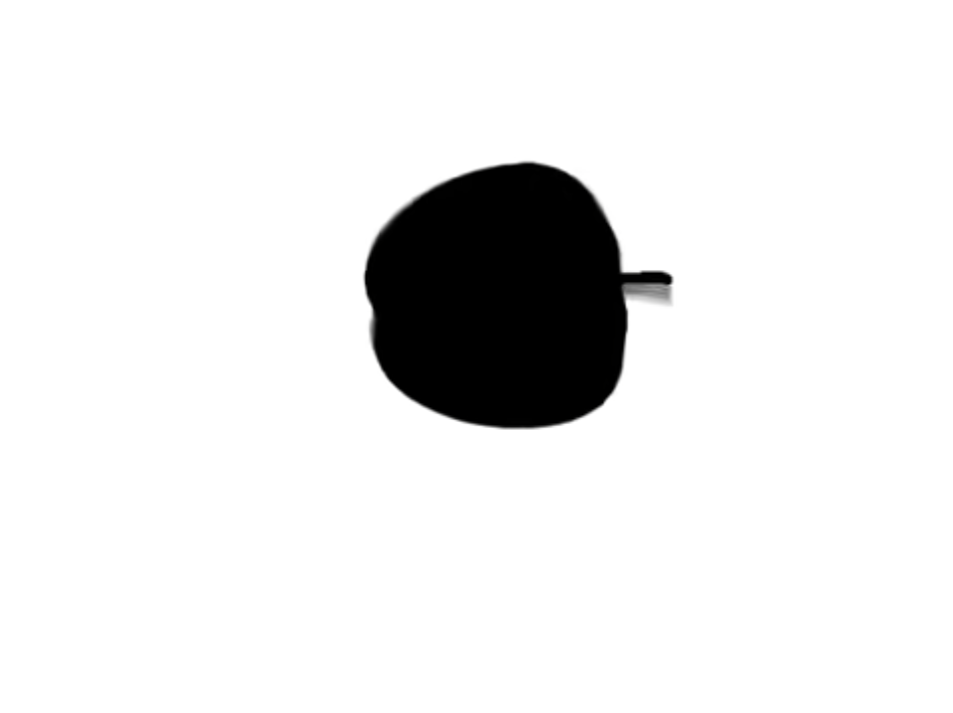
#> input picture images/test-image-1.png, 953 x 713 px
$ python -i to_edged.py   (imports and definitions only)
#> lines starting #> are read from the running program, lines starting #| are printed output that depends on the picture; after the words box and inside, x2 and y2 are one past the last pixel; in counts of white or black regions, pixels touching at a corner belong together
#> further down, picture is the input picture: shape (713, 953, 3); mean B, G, R 233.5, 233.5, 233.5
import math

import cv2
import numpy as np


def find_edges(image):
    """Converts the provided image to one where only edges are visible."""
    # Convert the image to grayscale
    gray = cv2.cvtColor(image, cv2.COLOR_BGR2GRAY)

    # Apply Gaussian blur to reduce noise
    blurred = cv2.GaussianBlur(gray, (3, 3), 0)

    # Perform Canny edge detection
    edges = cv2.Canny(blurred, 25, 200)
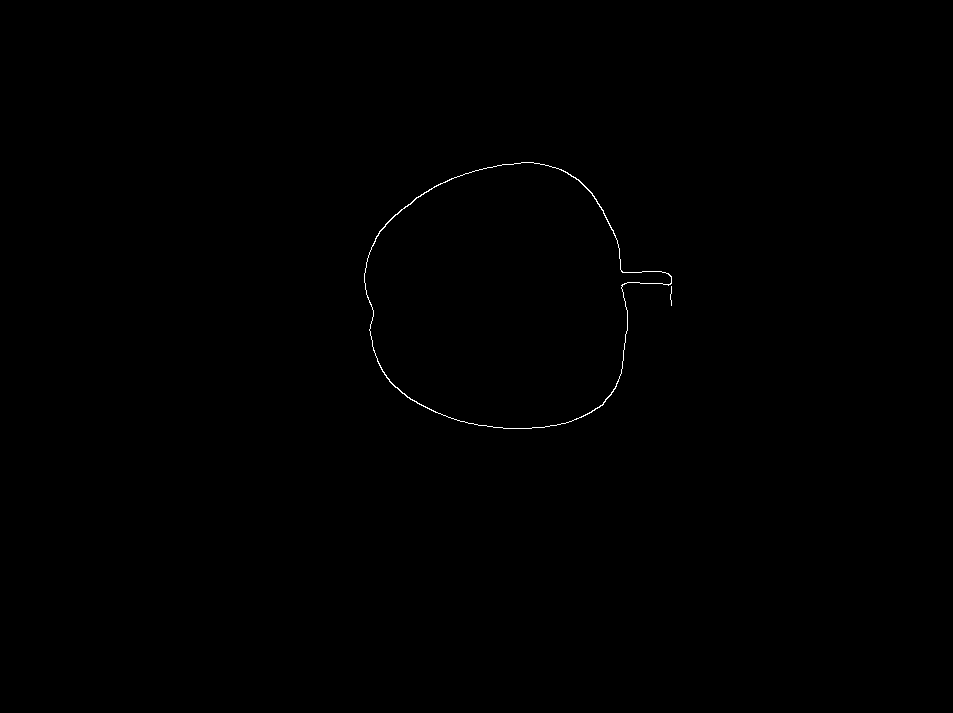
#> edges: shape (713, 953); 0.16% white in thin lines or dots, all inside (x1, y1, x2, y2) = (364, 162, 672, 429)

    # Perform dilation to fill in gaps in the edge map
    kernel = np.ones((5, 5), np.uint8)
    # dilated = cv2.dilate(edges, kernel, iterations=1)
    closed = cv2.morphologyEx(edges, cv2.MORPH_CLOSE, kernel)

    # Find contours in the edge map
    contours, _ = cv2.findContours(closed, cv2.RETR_EXTERNAL, cv2.CHAIN_APPROX_SIMPLE)
#> contours = 1 contour; box (x1, y1, x2, y2) and area: (364, 162, 672, 429) 57204

    # Create a mask using the contours
    mask = np.zeros_like(closed)
    cv2.drawContours(mask, contours, -1, 255, -1)
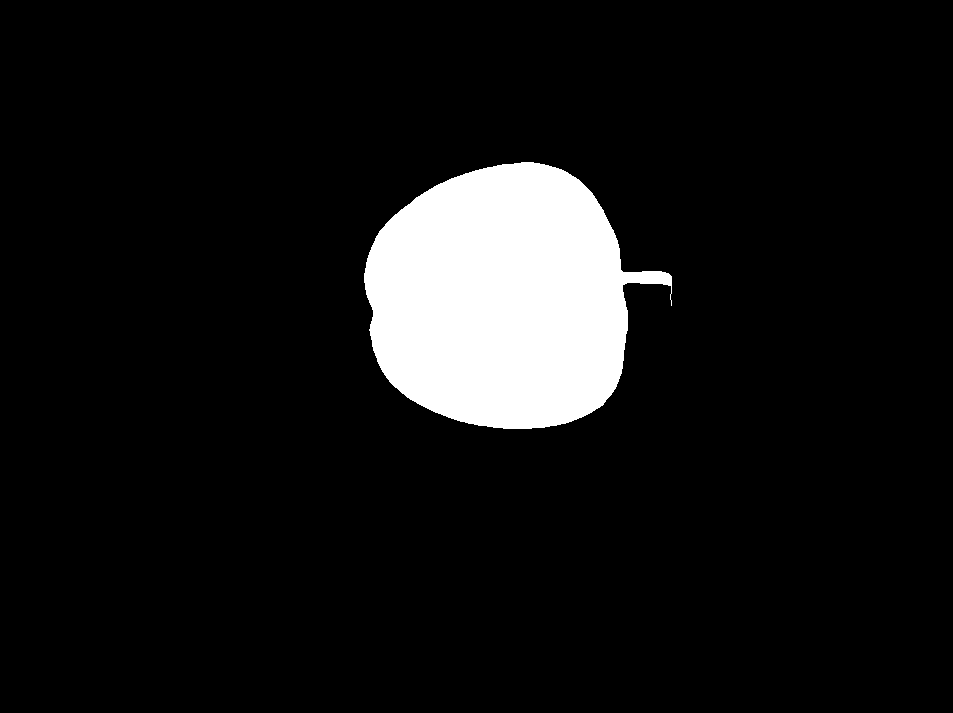
#> mask: shape (713, 953); 8.5% white; 1 white region, box (x1, y1, x2, y2) and area: (364, 162, 672, 429) 57665

    # Extract the object using the mask
    object = cv2.bitwise_and(image, image, mask=mask)

    # return the object
    return object


# [43 lines left out: function to_edged_video, not called in this run]

>>> import cv2
>>> picture = cv2.imread('images/test-image-1.png')
>>> result = find_edges(picture)
